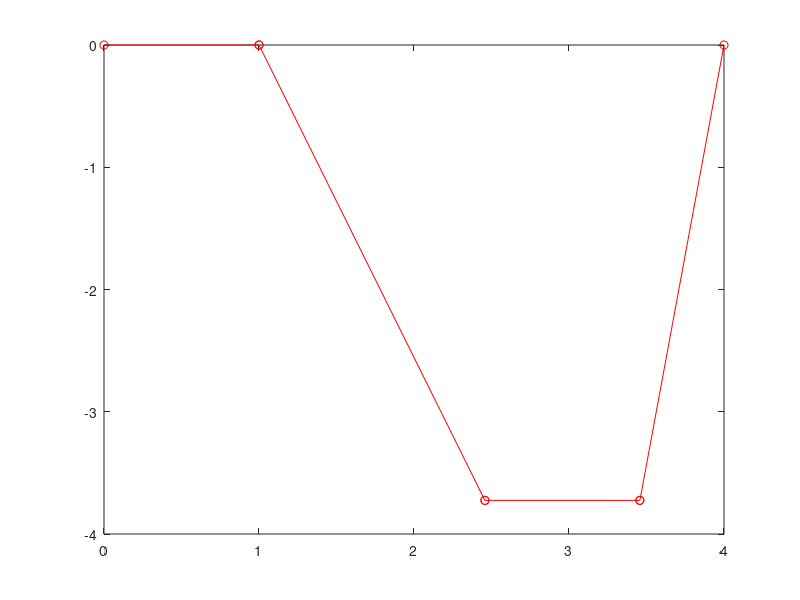

The MATLAB script that drew this image: (Note: this script raises an error after producing the figure.)
for theta=0:0.1:8*pi
    %Location of Motor
    M=[0,0];
    %Location of other fixed point
    F=[4,0];
    %Lengths of bars in the linkage (clockwise)
    a=1;
    b=4;
    c=1;
    alpha=1*(pi/2-1*imag(acos((F(1)-M(1))/2*b)));
    %Define the other points based on the line lengths
    A=[a*cos(theta),a*sin(theta)];
    B=[A(1)+b*cos(alpha),A(2)+b*sin(alpha)];
    C=[B(1)+c,B(2)];
    %Length of flexture
    Length=sqrt((F(1)-C(1))^2+(F(2)-C(2))^2);
    %Plot line MA
    plot([M(1), A(1)], [M(2), A(2)],'ro-');hold on;
    %Plot line AB
    plot([A(1), B(1)], [A(2), B(2)],'ro-');hold on;
    %Plot line BC
    plot([B(1), C(1)], [B(2), C(2)],'ro-');hold on;
    %Plot line CF
    plot([C(1), F(1)], [C(2), F(2)],'ro-');hold off; 
    hold on;
    str="Length: " + num2str(Length);
    text(3,1,str);
    hold off;
    axis([-2 5 -6 2]);
    pause(0.1);
end